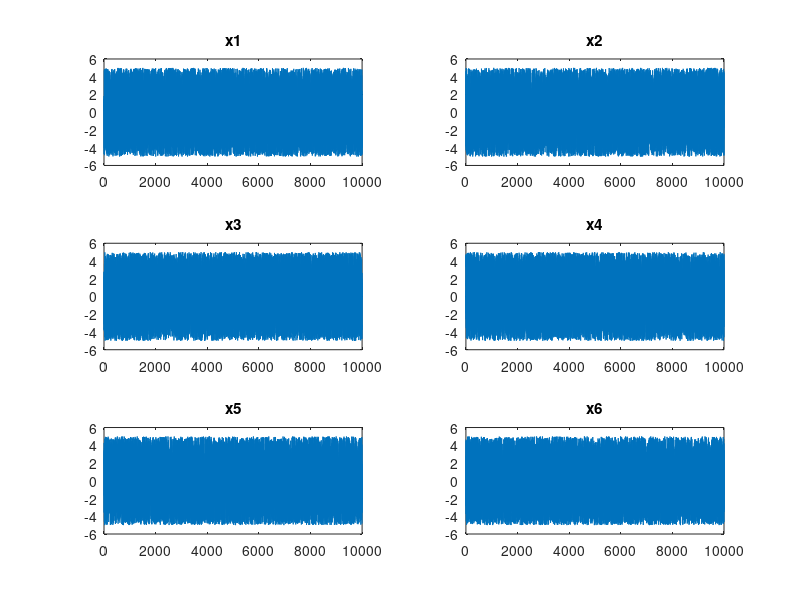
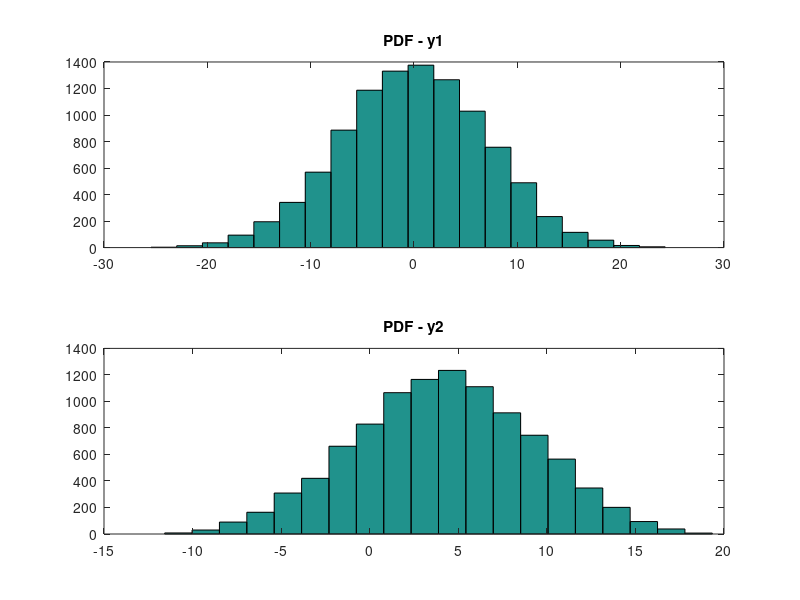
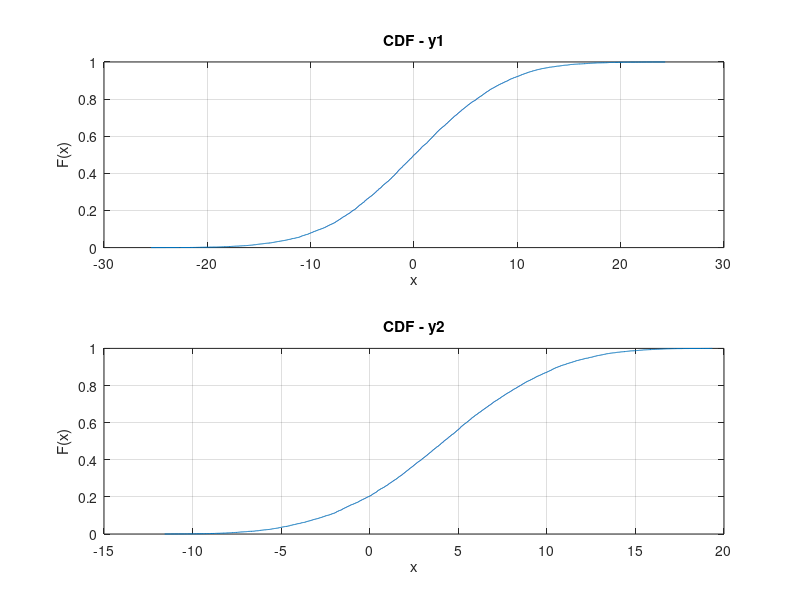

MATLAB code for these plots, in order:
R1=-5;
R2=5;
x1=[];
x2=[];
x3=[];
x4=[];
x5=[];
x6=[];
y_1= [];
y_2=[];
for i=1:10000
    x1(i)=(R2-R1)*rand+R1;
    x2(i)=(R2-R1)*rand+R1;
    x3(i)=(R2-R1)*rand+R1;
    x4(i)=(R2-R1)*rand+R1;
    x5(i)=(R2-R1)*rand+R1;
    x6(i)=(R2-R1)*rand+R1;
    y_1(i)= x1(i)+x2(i)+x3(i)+x4(i)+x5(i)+x6(i);
    y_2(i)=x1(i)+(x2(1)*.5)+(x3(i)*.8)+(x4(i)+1.8)+(x5(i)*.3)+(x6(i)*.5);
end

figure(1)
subplot(3,2,1);plot(x1);title('x1');
subplot(3,2,2);plot(x2);title('x2');  
subplot(3,2,3);plot(x3);title('x3');
subplot(3,2,4);plot(x4);title('x4');
subplot(3,2,5);plot(x5);title('x5');
subplot(3,2,6);plot(x6);title('x6');

figure(2)
subplot(2,1,1);hist(y_1,20);title('PDF - y1');
subplot(2,1,2);hist(y_2,20);title('PDF - y2');

figure(3)
subplot(2,1,1);cdfplot(y_1);title('CDF - y1');
subplot(2,1,2);cdfplot(y_2);title('CDF - y2');

    